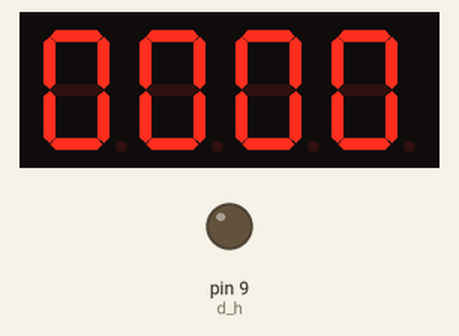
This sketch was run on a simulated Arduino Uno, built with avr-gcc and run on an emulated ATmega328P. Parts: 4-digit seven-segment display, output pins drawn as LEDs (lit = HIGH). Wiring (inferred from the names in the program): 4-digit 7-segment display, segments lit when HIGH: segments pin 2, pin 3, pin 4, pin 5, pin 6, pin 7, pin 8; digit selects pin 10, pin 11, pin 12, pin 13. The segment pins are drawn as the display they are named for; pins used as bus, display or sensor lines are not drawn.

Above: at 0.1 s.
At 4.3 s:
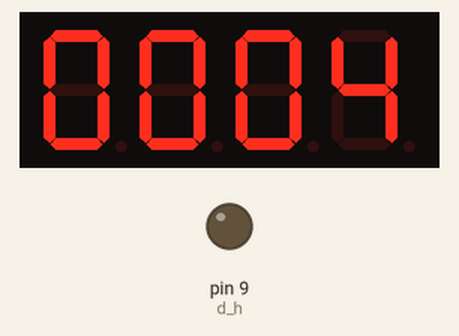
At 9.5 s:
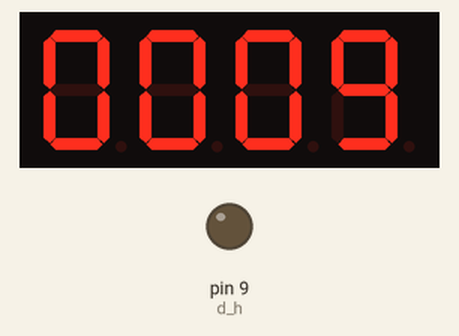
At 18.9 s:
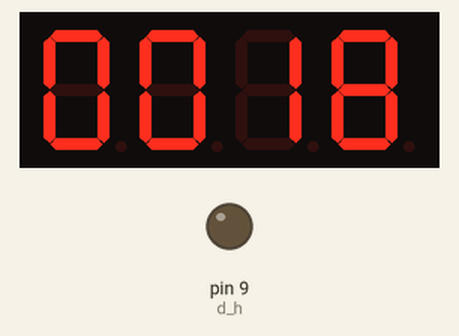
At 28.2 s:
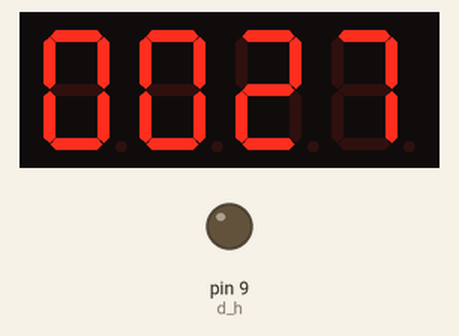
At 38.7 s:
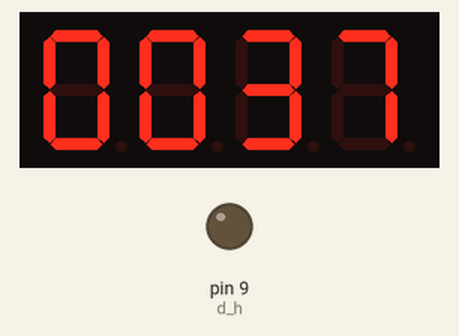

The sketch:

_4x8Segment_Display1.ino
```cpp
// (licence header left out)
#define d_a 2
#define d_b 3
#define d_c 4
#define d_d 5
#define d_e 6
#define d_f 7
#define d_g 8
#define d_h 9

#define COM1 10
#define COM2 11
#define COM3 12
#define COM4 13

unsigned char num[17][8] = {
 //a  b  c  d  e  f  g  h
  {1, 1, 1, 1, 1, 1, 0, 0},     //0
  {0, 1, 1, 0, 0, 0, 0, 0},     //1
  {1, 1, 0, 1, 1, 0, 1, 0},     //2
  {1, 1, 1, 1, 0, 0, 1, 0},     //3
  {0, 1, 1, 0, 0, 1, 1, 0},     //4
  {1, 0, 1, 1, 0, 1, 1, 0},     //5
  {1, 0, 1, 1, 1, 1, 1, 0},     //6
  {1, 1, 1, 0, 0, 0, 0, 0},     //7
  {1, 1, 1, 1, 1, 1, 1, 0},     //8
  {1, 1, 1, 1, 0, 1, 1, 0},     //9
  {1, 1, 1, 0, 1, 1, 1, 1},     //A
  {1, 1, 1, 1, 1, 1, 1, 1},     //B
  {1, 0, 0, 1, 1, 1, 0, 1},     //C
  {1, 1, 1, 1, 1, 1, 0, 1},     //D
  {1, 0, 0, 1, 1, 1, 1, 1},     //E
  {1, 0, 0, 0, 1, 1, 1, 1},     //F
  {0, 0, 0, 0, 0, 0, 0, 1},     //.
};

void setup()
{
    pinMode(d_a,OUTPUT);
    pinMode(d_b,OUTPUT);
    pinMode(d_c,OUTPUT);
    pinMode(d_d,OUTPUT);
    pinMode(d_e,OUTPUT);
    pinMode(d_f,OUTPUT);
    pinMode(d_g,OUTPUT);
    pinMode(d_h,OUTPUT);

    pinMode(COM1,OUTPUT);
    pinMode(COM2,OUTPUT);
    pinMode(COM3,OUTPUT);
    pinMode(COM4,OUTPUT);
}

void loop()
{
  for(int l = 0; l < 10; l++ )
  {
    for(int k = 0; k < 10; k++)
    {
      for(int j = 0; j < 10; j++)
      {
        for(int i = 0;i < 10; i++)
        {
          //1000/8=125
          for(int q = 0;q<125;q++)
          {
            Display(1,l);
            delay(2);
            Display(2,k);
            delay(2);
            Display(3,j);
            delay(2);
            Display(4,i);
            delay(2);
          }
        }
      }
    }
  }
}

void Display(unsigned char com,unsigned char n) {
    digitalWrite(d_a,LOW);
    digitalWrite(d_b,LOW);
    digitalWrite(d_c,LOW);
    digitalWrite(d_d,LOW);
    digitalWrite(d_e,LOW);
    digitalWrite(d_f,LOW);
    digitalWrite(d_g,LOW);
    digitalWrite(d_h,LOW);

    switch(com) {
        case 1:
            digitalWrite(COM1,LOW);
            digitalWrite(COM2,HIGH);
            digitalWrite(COM3,HIGH);
            digitalWrite(COM4,HIGH);
            break;
        case 2:
            digitalWrite(COM1,HIGH);
            digitalWrite(COM2,LOW);
            digitalWrite(COM3,HIGH);
            digitalWrite(COM4,HIGH);
            break;
        case 3:
            digitalWrite(COM1,HIGH);
            digitalWrite(COM2,HIGH);
            digitalWrite(COM3,LOW);
            digitalWrite(COM4,HIGH);
            break;
        case 4:
            digitalWrite(COM1,HIGH);
            digitalWrite(COM2,HIGH);
            digitalWrite(COM3,HIGH);
            digitalWrite(COM4,LOW);
            break;
        default:break;
    }
    digitalWrite(d_a,num[n][0]);
    digitalWrite(d_b,num[n][1]);
    digitalWrite(d_c,num[n][2]);
    digitalWrite(d_d,num[n][3]);
    digitalWrite(d_e,num[n][4]);
    digitalWrite(d_f,num[n][5]);
    digitalWrite(d_g,num[n][6]);
    digitalWrite(d_h,num[n][7]);
}
```

Measured:
- what the display in image 0 shows lasts 1.1 s, from 0.0 s to 1.1 s
- what the display in image 1 shows lasts 1.1 s, from 4.2 s to 5.3 s
